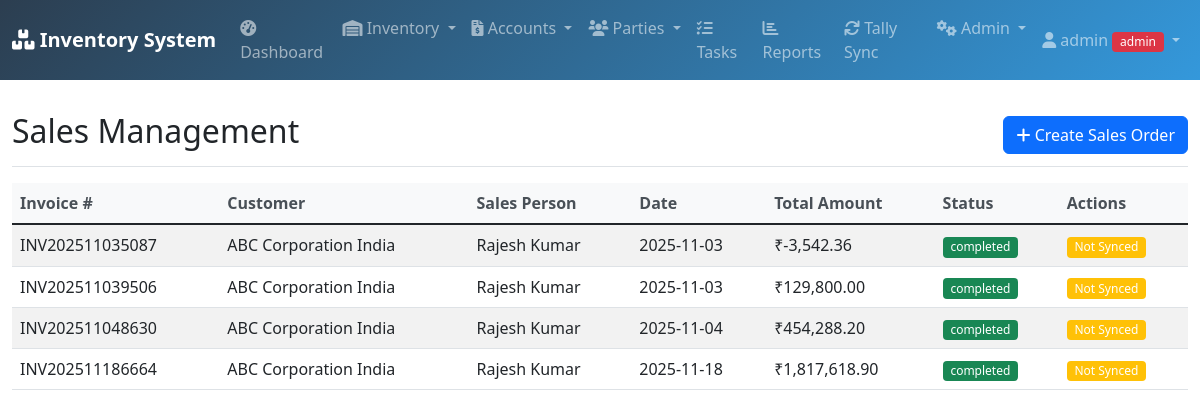
The app's page /sales (signed in) with its own data.
### database.py (models this page shows, shortened)
class User(UserMixin, db.Model):
    id = db.Column(db.Integer, primary_key=True)
    username = db.Column(db.String(80), unique=True, nullable=False)
    password = db.Column(db.String(120), nullable=False)
    role = db.Column(db.String(20), default='user')
    email = db.Column(db.String(120))
    phone = db.Column(db.String(20))
    created_date = db.Column(db.DateTime, default=datetime.utcnow)
    is_active = db.Column(db.Boolean, default=True)

class SalesOrder(db.Model):
    id = db.Column(db.Integer, primary_key=True)
    customer_id = db.Column(db.Integer, db.ForeignKey('customer.id'), nullable=False)
    employee_id = db.Column(db.Integer, db.ForeignKey('employee.id'), nullable=False)
    invoice_number = db.Column(db.String(100), unique=True, nullable=False)
    sale_date = db.Column(db.DateTime, default=datetime.utcnow)
    total_amount = db.Column(db.Float, default=0)
    gst_amount = db.Column(db.Float, default=0)
    discount = db.Column(db.Float, default=0)
    status = db.Column(db.String(20), default='pending')
    tally_synced = db.Column(db.Boolean, default=False)
    tally_voucher_no = db.Column(db.String(100))
    customer = db.relationship('Customer', backref='sales_orders')
    employee = db.relationship('Employee', backref='sales')
    items = db.relationship('SaleItem', backref='sales_order', cascade='all, delete-orphan')

class Customer(db.Model):
    id = db.Column(db.Integer, primary_key=True)
    name = db.Column(db.String(100), nullable=False)
    phone = db.Column(db.String(20))
    email = db.Column(db.String(100))
    address = db.Column(db.Text)
    gst_number = db.Column(db.String(50))
    credit_limit = db.Column(db.Float, default=0)
    tally_synced = db.Column(db.Boolean, default=False)
    tally_guid = db.Column(db.String(100))

class Employee(db.Model):
    id = db.Column(db.Integer, primary_key=True)
    name = db.Column(db.String(100), nullable=False)
    role = db.Column(db.String(50))
    department = db.Column(db.String(50))
    hourly_rate = db.Column(db.Float, default=0)
    phone = db.Column(db.String(20))
    email = db.Column(db.String(100))
    address = db.Column(db.Text)
    join_date = db.Column(db.DateTime, default=datetime.utcnow)

### app.py (the view)
@app.route('/sales')
@login_required
def sales():
    try:
        sales_orders = SalesOrder.query.all()
        customers = Customer.query.all()
        items = Item.query.all()
        employees = Employee.query.all()
        return render_template('sales.html', sales=sales_orders, customers=customers, items=items, employees=employees, format_currency=format_currency)
    except Exception as e:
        flash(f'Error loading sales: {str(e)}', 'danger')
        return render_template('sales.html', sales=[], customers=[], items=[], employees=[], format_currency=format_currency)

### app.py (called while the page is built)
@login_manager.user_loader
def load_user(user_id):
    return User.query.get(int(user_id))

def format_currency(amount):
    return f"₹{amount:,.2f}"

### templates/sales.html (shortened to what this page needs)
{% extends "base.html" %}
{% block content %}
<div class="d-flex justify-content-between flex-wrap flex-md-nowrap align-items-center pt-3 pb-2 mb-3 border-bottom">
    <h1 class="h2">Sales Management</h1>
    <button type="button" class="btn btn-primary" data-bs-toggle="modal" data-bs-target="#addSaleModal">
        <i class="fas fa-plus"></i> Create Sales Order
    </button>
</div>
<div class="table-responsive">
    <table class="table table-striped table-hover">
        <thead>
            <tr>
                <th>Invoice #</th>
                <th>Customer</th>
                <th>Sales Person</th>
                <th>Date</th>
                <th>Total Amount</th>
                <th>Status</th>
                <th>Actions</th>
            </tr>
        </thead>
        <tbody>
            {% for sale in sales %}
            <tr>
                <td>{{ sale.invoice_number }}</td>
                <td>{{ sale.customer.name if sale.customer else 'N/A' }}</td>
                <td>{{ sale.employee.name if sale.employee else 'N/A' }}</td>
                <td>{{ sale.sale_date.strftime('%Y-%m-%d') if sale.sale_date else 'N/A' }}</td>
                <td>{{ format_currency(sale.total_amount) }}</td>
                <td>
                    <span class="badge bg-{{ 'success' if sale.status == 'completed' else 'warning' }}">
                        {{ sale.status }}
                    </span>
                </td>
                <td>
                    {% if not sale.tally_synced %}
                    <span class="badge bg-warning">Not Synced</span>
                    {% else %}
                    <span class="badge bg-success">Synced</span>
                    {% endif %}
                </td>
            </tr>
            {% endfor %}
        </tbody>
    </table>
</div>
{% endblock %}

### templates/base.html (shortened to what this page needs)
<!DOCTYPE html>
<html lang="en">
<head>
    <link href="https://cdn.jsdelivr.net/npm/bootstrap@5.1.3/dist/css/bootstrap.min.css" rel="stylesheet">
    <link href="https://cdnjs.cloudflare.com/ajax/libs/font-awesome/6.0.0/css/all.min.css" rel="stylesheet">
    <link href="{{ url_for('static', filename='style.css') }}" rel="stylesheet">
</head>
<body>
    <nav class="navbar navbar-expand-lg navbar-dark bg-dark">
        <div class="container-fluid">
            <a class="navbar-brand" href="{{ url_for('dashboard') }}">
                <i class="fas fa-boxes"></i> Inventory System
            </a>
            <div class="collapse navbar-collapse" id="navbarNav">
                <ul class="navbar-nav me-auto">
                    {% if current_user.is_authenticated %}
                    <li class="nav-item">
                        <a class="nav-link" href="{{ url_for('dashboard') }}">
                            <i class="fas fa-tachometer-alt"></i> Dashboard
                        </a>
                    </li>
                    <li class="nav-item dropdown">
                        <a class="nav-link dropdown-toggle" href="#" id="inventoryDropdown" role="button" data-bs-toggle="dropdown">
                            <i class="fas fa-warehouse"></i> Inventory
                        </a>
                    </li>
                    <li class="nav-item dropdown">
                        <a class="nav-link dropdown-toggle" href="#" id="accountsDropdown" role="button" data-bs-toggle="dropdown">
                            <i class="fas fa-file-invoice-dollar"></i> Accounts
                        </a>
                    </li>
                    <li class="nav-item dropdown">
                        <a class="nav-link dropdown-toggle" href="#" id="partiesDropdown" role="button" data-bs-toggle="dropdown">
                            <i class="fas fa-users"></i> Parties
                        </a>
                    </li>
                    <li class="nav-item">
                        <a class="nav-link" href="{{ url_for('tasks') }}">
                            <i class="fas fa-tasks"></i> Tasks
                        </a>
                    </li>
                    <li class="nav-item">
                        <a class="nav-link" href="{{ url_for('reports') }}">
                            <i class="fas fa-chart-bar"></i> Reports
                        </a>
                    </li>
                    <li class="nav-item">
                        <a class="nav-link" href="{{ url_for('tally_sync') }}">
                            <i class="fas fa-sync"></i> Tally Sync
                        </a>
                    </li>
                    {% if current_user.role == 'admin' %}
                    <li class="nav-item dropdown">
                        <a class="nav-link dropdown-toggle" href="#" id="adminDropdown" role="button" data-bs-toggle="dropdown">
                            <i class="fas fa-cogs"></i> Admin
                        </a>
                    </li>
                    {% endif %}
                    {% endif %}
                </ul>
                <ul class="navbar-nav">
                    {% if current_user.is_authenticated %}
                    <li class="nav-item dropdown">
                        <a class="nav-link dropdown-toggle" href="#" id="userDropdown" role="button" data-bs-toggle="dropdown">
                            <i class="fas fa-user"></i> {{ current_user.username }}
                            <span class="badge bg-{% if current_user.role == 'admin' %}danger{% else %}info{% endif %}">
                                {{ current_user.role }}
                            </span>
                        </a>
                    </li>
                    {% else %}
                    <li class="nav-item">
                        <a class="nav-link" href="{{ url_for('login') }}">
                            <i class="fas fa-sign-in-alt"></i> Login
                        </a>
                    </li>
                    {% endif %}
                </ul>
            </div>
        </div>
    </nav>
    <div class="container-fluid mt-3">
        {% block content %}{% endblock %}
    </div>
</body>
</html>

### static/style.css (style rules this page uses)
.table th { border-top: none; font-weight: 600; color: #495057; background-color: #f8f9fa; }
.badge { font-size: 0.75em; font-weight: 500; }
.btn { border-radius: 0.375rem; font-weight: 500; transition: all 0.2s; }
.navbar-brand { font-weight: 700; }
.navbar-dark { background: linear-gradient(135deg, #2c3e50 0%, #3498db 100%) !important; }

### records on screen
User: username "admin", role "admin"
SalesOrder: invoice_number "INV202511035087", customer "ABC Corporation India", employee "Rajesh Kumar", sale_date "2025-11-03", total_amount "₹-3,542.36", status "completed", tally_synced "Not Synced"
SalesOrder: invoice_number "INV202511039506", customer "ABC Corporation India", employee "Rajesh Kumar", sale_date "2025-11-03", total_amount "₹129,800.00", status "completed", tally_synced "Not Synced"
SalesOrder: invoice_number "INV202511048630", customer "ABC Corporation India", employee "Rajesh Kumar", sale_date "2025-11-04", total_amount "₹454,288.20", status "completed", tally_synced "Not Synced"
SalesOrder: invoice_number "INV202511186664", customer "ABC Corporation India", employee "Rajesh Kumar", sale_date "2025-11-18", total_amount "₹1,817,618.90", status "completed", tally_synced "Not Synced"
